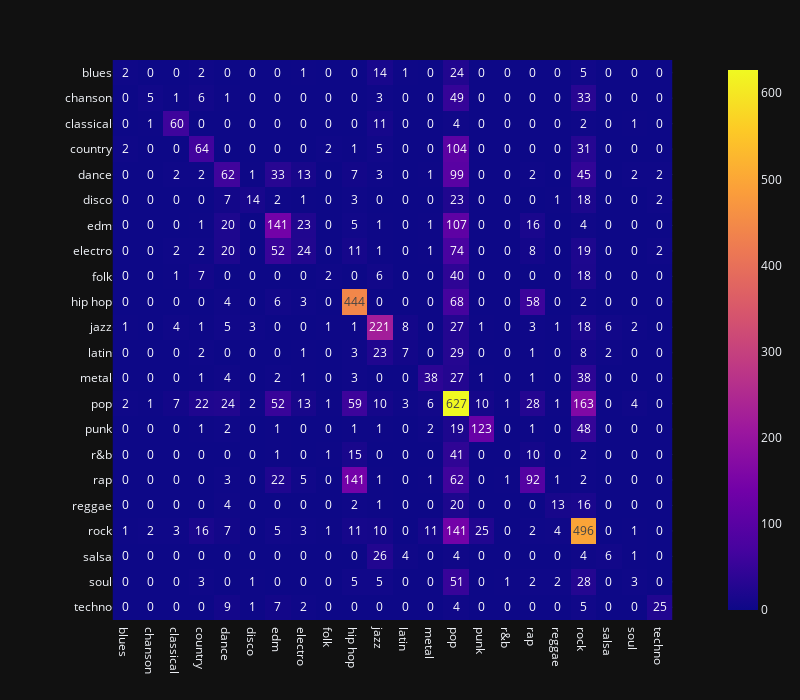

This figure's notebook cell:
### Code cell
cm = confusion_matrix(y_val, y_pred_val)
px.imshow(cm, x=sorted(y_val.unique()), y=sorted(y_val.unique()), text_auto=True, 
          color_continuous_scale='Plasma', template='plotly_dark',
          width=800, height=700)

### Figure 1 — Plotly figure (JSON) as saved in the notebook; plotly's stock layout.template omitted (floating-point values rounded to 4 significant figures; data arrays with more than 128 entries replaced by an {"elided": "..."} marker saying what was removed)
{"data": [{"coloraxis": "coloraxis", "hovertemplate": "x: %{x}<br>y: %{y}<br>color: %{z}<extra></extra>", "name": "0", "texttemplate": "%{z}", "type": "heatmap", "x": ["blues", "chanson", "classical", "country", "dance", "disco", "edm", "electro", "folk", "hip hop", "jazz", "latin", "metal", "pop", "punk", "r&b", "rap", "reggae", "rock", "salsa", "soul", "techno"], "xaxis": "x", "y": ["blues", "chanson", "classical", "country", "dance", "disco", "edm", "electro", "folk", "hip hop", "jazz", "latin", "metal", "pop", "punk", "r&b", "rap", "reggae", "rock", "salsa", "soul", "techno"], "yaxis": "y", "z": {"elided": "22x22 int values"}}], "layout": {"coloraxis": {"colorscale": [[0, "#0d0887"], [0.1111, "#46039f"], [0.2222, "#7201a8"], [0.3333, "#9c179e"], [0.4444, "#bd3786"], [0.5556, "#d8576b"], [0.6667, "#ed7953"], [0.7778, "#fb9f3a"], [0.8889, "#fdca26"], [1, "#f0f921"]]}, "height": 700, "margin": {"t": 60}, "width": 800, "xaxis": {"anchor": "y", "constrain": "domain", "domain": [0, 1], "scaleanchor": "y"}, "yaxis": {"anchor": "x", "autorange": "reversed", "constrain": "domain", "domain": [0, 1]}}}
